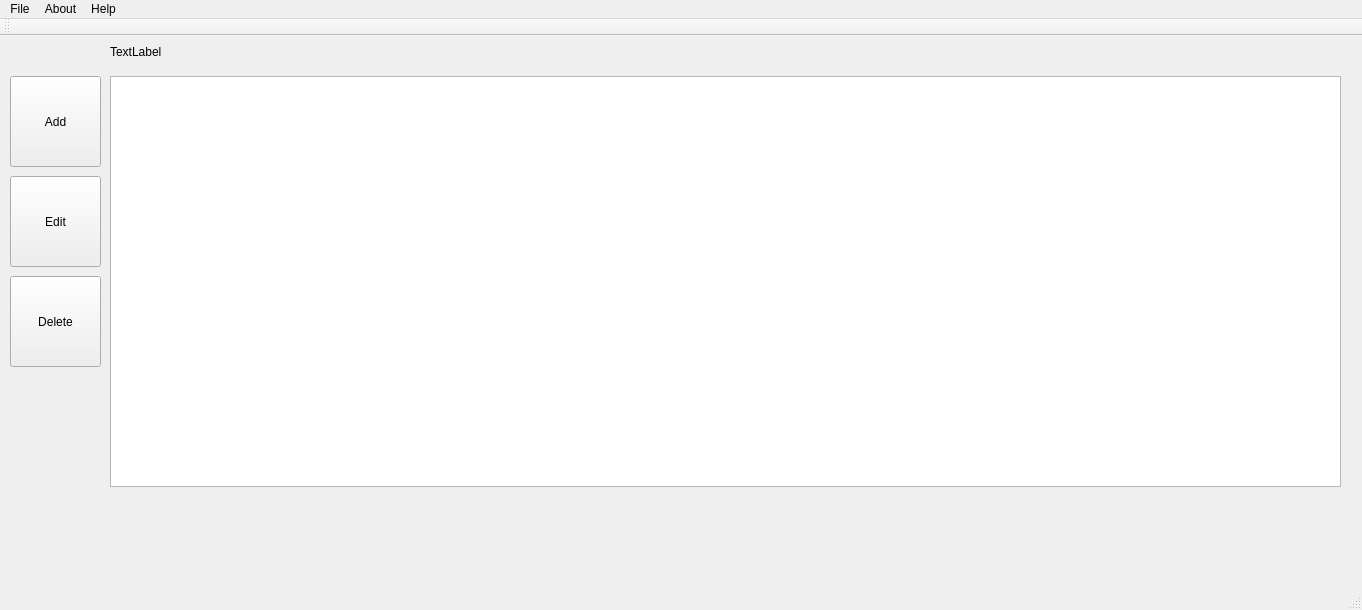
<?xml version="1.0" encoding="UTF-8"?>
<ui version="4.0">
 <class>Savelev_Livitcki</class>
 <widget class="QMainWindow" name="Savelev_Livitcki">
  <property name="geometry">
   <rect>
    <x>0</x>
    <y>0</y>
    <width>1362</width>
    <height>610</height>
   </rect>
  </property>
  <property name="windowTitle">
   <string>Savelev_Livitcki</string>
  </property>
  <widget class="QWidget" name="centralWidget">
   <widget class="QTableView" name="tableView">
    <property name="geometry">
     <rect>
      <x>110</x>
      <y>40</y>
      <width>1231</width>
      <height>411</height>
     </rect>
    </property>
   </widget>
   <widget class="QLabel" name="label">
    <property name="geometry">
     <rect>
      <x>110</x>
      <y>0</y>
      <width>231</width>
      <height>31</height>
     </rect>
    </property>
    <property name="text">
     <string>TextLabel</string>
    </property>
   </widget>
   <widget class="QPushButton" name="pushButton">
    <property name="geometry">
     <rect>
      <x>10</x>
      <y>40</y>
      <width>91</width>
      <height>91</height>
     </rect>
    </property>
    <property name="text">
     <string>Add</string>
    </property>
   </widget>
   <widget class="QPushButton" name="pushButton_2">
    <property name="geometry">
     <rect>
      <x>10</x>
      <y>140</y>
      <width>91</width>
      <height>91</height>
     </rect>
    </property>
    <property name="text">
     <string>Edit</string>
    </property>
   </widget>
   <widget class="QPushButton" name="pushButton_3">
    <property name="geometry">
     <rect>
      <x>10</x>
      <y>240</y>
      <width>91</width>
      <height>91</height>
     </rect>
    </property>
    <property name="text">
     <string>Delete</string>
    </property>
   </widget>
  </widget>
  <widget class="QMenuBar" name="menuBar">
   <property name="geometry">
    <rect>
     <x>0</x>
     <y>0</y>
     <width>1362</width>
     <height>22</height>
    </rect>
   </property>
   <widget class="QMenu" name="menuFile">
    <property name="title">
     <string>File</string>
    </property>
    <addaction name="actionOpen"/>
    <addaction name="actionSave"/>
    <addaction name="actionSave_As"/>
   </widget>
   <widget class="QMenu" name="menuAbout">
    <property name="title">
     <string>About</string>
    </property>
   </widget>
   <widget class="QMenu" name="menuHelp">
    <property name="title">
     <string>Help</string>
    </property>
   </widget>
   <addaction name="menuFile"/>
   <addaction name="menuAbout"/>
   <addaction name="menuHelp"/>
  </widget>
  <widget class="QToolBar" name="mainToolBar">
   <attribute name="toolBarArea">
    <enum>TopToolBarArea</enum>
   </attribute>
   <attribute name="toolBarBreak">
    <bool>false</bool>
   </attribute>
  </widget>
  <widget class="QStatusBar" name="statusBar"/>
  <action name="actionOpen">
   <property name="text">
    <string>Open</string>
   </property>
  </action>
  <action name="actionSave">
   <property name="text">
    <string>Save</string>
   </property>
  </action>
  <action name="actionSave_As">
   <property name="text">
    <string>Save As</string>
   </property>
  </action>
 </widget>
 <layoutdefault spacing="6" margin="11"/>
 <resources/>
 <connections/>
</ui>
